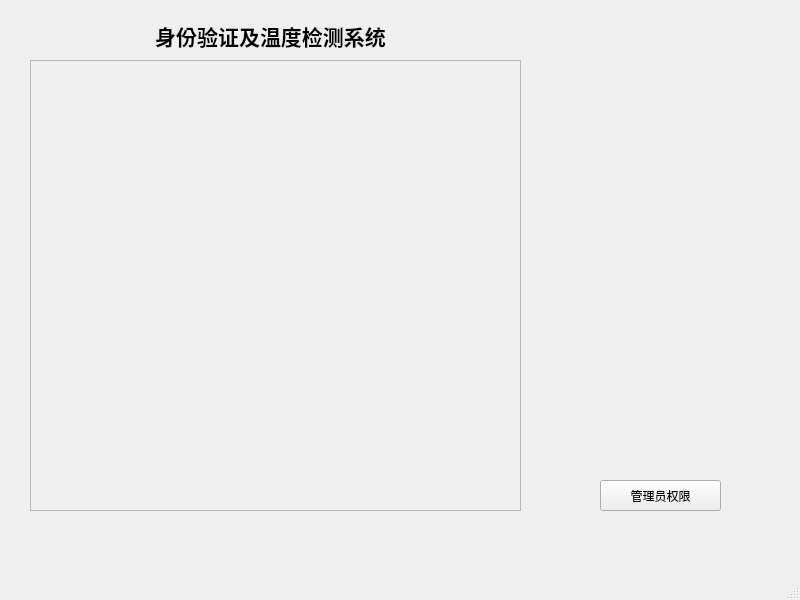
<?xml version="1.0" encoding="UTF-8"?>
<ui version="4.0">
 <class>MainWindow</class>
 <widget class="QMainWindow" name="MainWindow">
  <property name="geometry">
   <rect>
    <x>0</x>
    <y>0</y>
    <width>800</width>
    <height>600</height>
   </rect>
  </property>
  <property name="windowTitle">
   <string>MainWindow</string>
  </property>
  <widget class="QWidget" name="centralwidget">
   <widget class="QFrame" name="frame">
    <property name="geometry">
     <rect>
      <x>30</x>
      <y>60</y>
      <width>491</width>
      <height>451</height>
     </rect>
    </property>
    <property name="frameShape">
     <enum>QFrame::StyledPanel</enum>
    </property>
    <property name="frameShadow">
     <enum>QFrame::Raised</enum>
    </property>
   </widget>
   <widget class="QLabel" name="label">
    <property name="geometry">
     <rect>
      <x>140</x>
      <y>20</y>
      <width>261</width>
      <height>31</height>
     </rect>
    </property>
    <property name="text">
     <string>&lt;html&gt;&lt;head/&gt;&lt;body&gt;&lt;p align=&quot;center&quot;&gt;&lt;span style=&quot; font-size:16pt; font-weight:600;&quot;&gt;身份验证及温度检测系统&lt;/span&gt;&lt;/p&gt;&lt;/body&gt;&lt;/html&gt;</string>
    </property>
   </widget>
   <widget class="QPushButton" name="pushButton">
    <property name="geometry">
     <rect>
      <x>600</x>
      <y>480</y>
      <width>121</width>
      <height>31</height>
     </rect>
    </property>
    <property name="text">
     <string>管理员权限</string>
    </property>
   </widget>
  </widget>
  <widget class="QMenuBar" name="menubar">
   <property name="geometry">
    <rect>
     <x>0</x>
     <y>0</y>
     <width>800</width>
     <height>28</height>
    </rect>
   </property>
  </widget>
  <widget class="QStatusBar" name="statusbar"/>
 </widget>
 <resources/>
 <connections/>
</ui>
